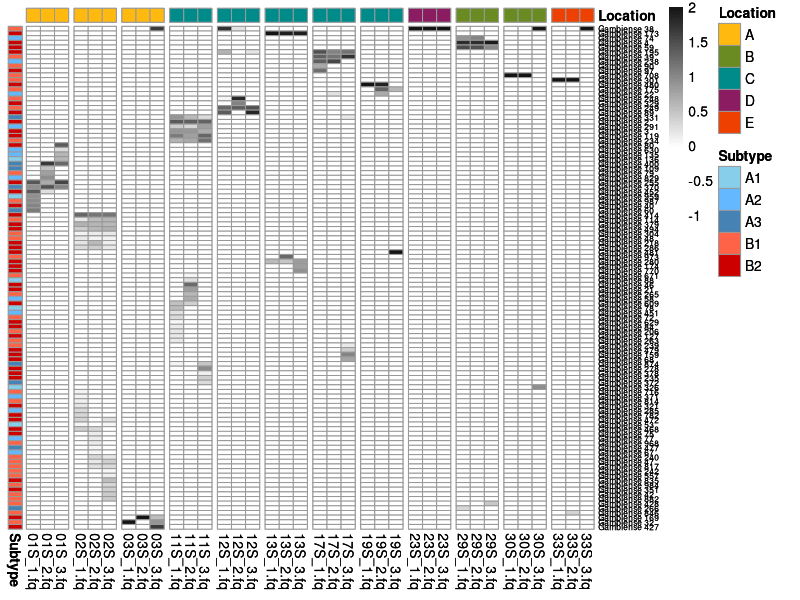
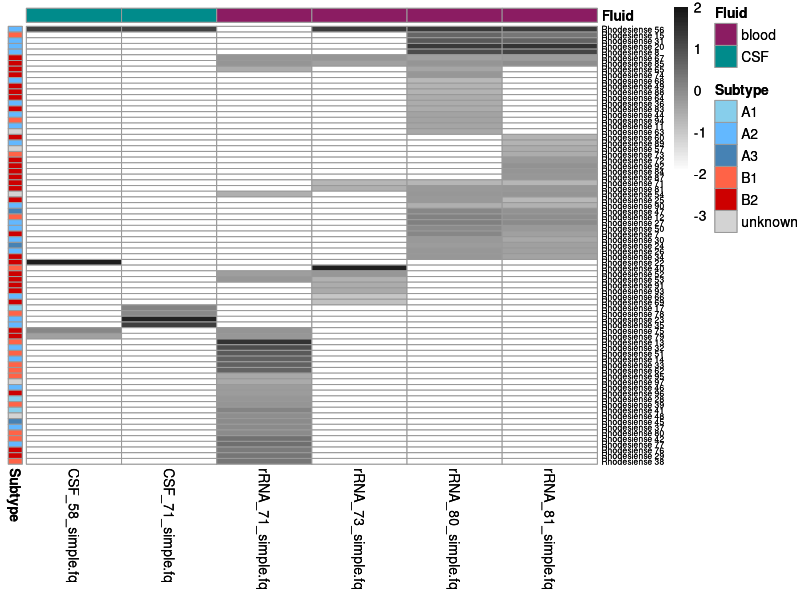

The R script that drew these images, in order:
## ---- chunk 1
knitr::opts_chunk$set(echo = TRUE)
library(tidyverse)
library(reshape2)
library(pheatmap)
## ---- chunk 2

tbg_hm <- read_csv("FigureData/TbgAssembledVSG.csv") %>% select(file, Percent, cluster)
tbg_hm_data <- tbg_hm
colnames(tbg_hm_data) <- c("file", "value", "cluster")

tbg_hm_data$cluster <- sub("Cluster", "Gambiense", tbg_hm_data$cluster)

tbg_hm_data_c <- dcast(tbg_hm_data, cluster ~ file, value.var = "value")
tbg_hm_data_c
tbg_hm_data_c2 <- tbg_hm_data_c[2:length(tbg_hm_data_c)]
rownames(tbg_hm_data_c2) <- tbg_hm_data_c$cluster
tbg_hm_m <- as.matrix(tbg_hm_data_c2)
tbg_hm_m <- tbg_hm_m[order(-rowMeans(tbg_hm_m)),]
tbg_hm_m[is.na(tbg_hm_m)] <- 0
tbg_hm_m <- tbg_hm_m + 0.1
tbg_hm_m <- log10(tbg_hm_m)
tbg_hm_m

# color columns by location
tbgannotation.df <- data.frame(unique(read_csv("FigureData/TbgAssembledVSG.csv") %>% .[c(1,8)]))
colnames(tbgannotation.df) <- c("file", "Location")
rownames(tbgannotation.df) <- tbgannotation.df$file[]
tbgannotation.df <- tbgannotation.df %>%
  select(Location)

# color rows by VSG n-terminal subtype
tbgtypes.df <- data.frame(unique(read_csv("FigureData/TbgAssembledVSG.csv") %>% select(cluster, nterm_typesubtype)))
tbgtypes.df$cluster <- sub("Cluster", "Gambiense", tbgtypes.df$cluster)
colnames(tbgtypes.df) <- c("cluster", "Subtype")
rownames(tbgtypes.df) <- tbgtypes.df$cluster[]
tbgtypes.df <- tbgtypes.df %>% select(Subtype)

#palette <- c("skyblue", "steelblue1", "steelblue", "tomato", "red3", "lightgrey")

colors_each <- list(Location = c("A"="darkgoldenrod1",
                                 "B"="olivedrab4",
                                 "C"="darkcyan",
                                 "D"="maroon4",
                                 "E"="orangered2"),
                    Subtype = c("A1"="skyblue",
                                "A2"="steelblue1",
                                "A3"="steelblue",
                                "B1"="tomato",
                                "B2"="red3"))

tbg_heatmap <- pheatmap(tbg_hm_m,
                        breaks = c(seq(-1, -0.1, length.out = 101), 
                                          seq(0, 2, length.out = 101)),
                        fontsize_row = 6,
                        show_rownames = T,
                        cluster_cols = F,
                        annotation_col = tbgannotation.df,
                        annotation_row = tbgtypes.df,
                        cluster_rows = T,
                        treeheight_row = 0,
                        treeheight_col = 0,
                        color = colorRampPalette(c("white", "white", "gray8"))(201),
                        clustering_method = "complete",
                        gaps_col = c(3,6,9,12,15,18,21,24,27,30,33),
                        annotation_colors = colors_each)
tbg_heatmap

## ---- chunk 3

# remember to exclude patient 74 from figure
tbr_hm = read_csv("FigureData/Mulindwa2018_rhodesienseVSGtyped.csv") %>% .[!.$patient_number == "74", ]  %>% select(file, Percent, cluster)
tbr_hm_data = tbr_hm
colnames(tbr_hm_data) <- c("file", "value", "cluster")

tbr_hm_data$cluster <- sub("Cluster", "Rhodesiense", tbr_hm_data$cluster)

tbr_hm_data_c <- dcast(tbr_hm_data, cluster ~ file, value.var = "value")
tbr_hm_data_c
tbr_hm_data_c2 <- tbr_hm_data_c[2:length(tbr_hm_data_c)]
rownames(tbr_hm_data_c2) <- tbr_hm_data_c$cluster
tbr_hm_m <- as.matrix(tbr_hm_data_c2)
tbr_hm_m <- tbr_hm_m[order(-rowMeans(tbr_hm_m)),]
tbr_hm_m[is.na(tbr_hm_m)] <- 0
tbr_hm_m <- tbr_hm_m + 0.01
tbr_hm_m <- log10(tbr_hm_m)
tbr_hm_m

# color columns by fluid
tbrannotation.df <- data.frame(unique(read_csv("FigureData/Mulindwa2018_rhodesienseVSGtyped.csv") %>% .[c(1,3)]))
colnames(tbrannotation.df) <- c("file", "Fluid")
rownames(tbrannotation.df) <- tbrannotation.df$file[]
tbrannotation.df <- tbrannotation.df %>%
  select(Fluid)

# color rows by VSG n-terminal subtype
tbrtypes.df <- data.frame(unique(read_csv("FigureData/Mulindwa2018_rhodesienseVSGtyped.csv") %>% select(cluster, nterm_typesubtype)))
tbrtypes.df$cluster <- sub("Cluster", "Rhodesiense", tbrtypes.df$cluster)
colnames(tbrtypes.df) <- c("cluster", "Subtype")
rownames(tbrtypes.df) <- tbrtypes.df$cluster[]
tbrtypes.df <- tbrtypes.df %>% select(Subtype)


#palette <- c("skyblue", "steelblue1", "steelblue", "tomato", "red3", "lightgrey")

colors_each = list(Fluid = c("blood"="maroon4",
                             "CSF"="darkcyan"),
                   Subtype = c("A1"="skyblue",
                               "A2"="steelblue1",
                               "A3"="steelblue",
                               "B1"="tomato",
                               "B2"="red3",
                               "unknown"="lightgrey"))

tbr_heatmap = pheatmap(tbr_hm_m, 
                               breaks = c(seq(-3, -2, length.out = 101), 
                                          seq(-1.9, 2, length.out = 101)),fontsize_row = 6, 
                               show_rownames = T, 
                               cluster_cols = F, 
                               annotation_col = tbrannotation.df, 
                               annotation_row = tbrtypes.df,
                               cluster_rows = T, 
                               treeheight_row = 0, 
                               treeheight_col = 0, 
                               color = colorRampPalette(c("white", "white", "gray8"))(201), 
                               clustering_method = "complete", 
                               annotation_colors = colors_each)
tbr_heatmap

